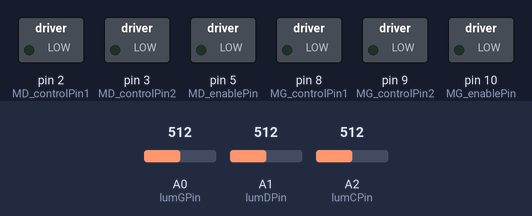
Bench run of a sketch on a simulated Arduino Uno, built with avr-gcc and run on an emulated ATmega328P. Parts: switched loads named in the sketch (green lamp = pin HIGH). Inputs (shaded band) come from the test bench; at power-on: A1 (lumDPin) = 512, A2 (lumCPin) = 512, A0 (lumGPin) = 512.

Above: at 5.2 s.
5.3 s: A1 (lumDPin) set to 493
At 6.5 s:
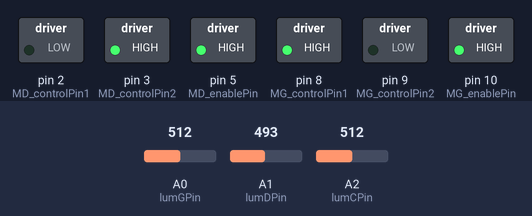
6.8 s: A2 (lumCPin) set to 496
At 7.6 s:
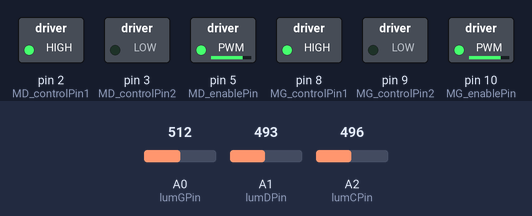
8.3 s: A2 (lumCPin) set to 716
At 8.7 s:
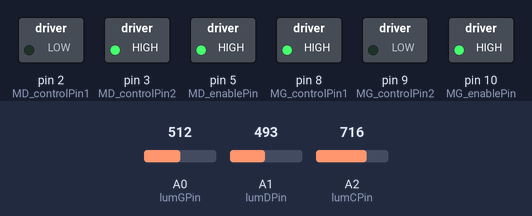
9.8 s: A0 (lumGPin) set to 498
At 11.0 s:
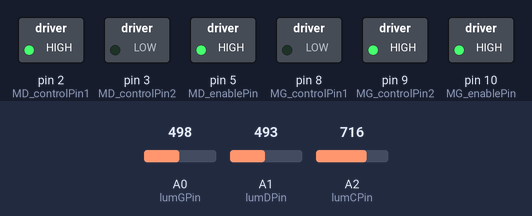
11.3 s: A0 (lumGPin) set to 716
At 12.2 s:
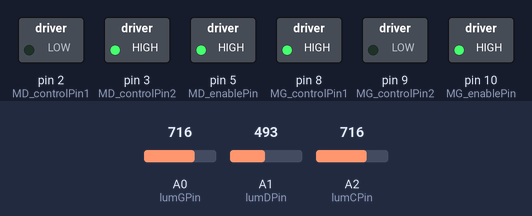
Timing chart, 0 to 13.8 s (numbered marks = the images above; inputs shaded):
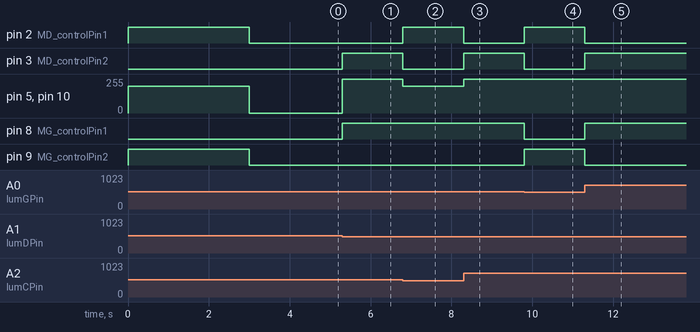

The sketch:

test_controle_moteur.ino
```cpp
// Broches Moteur Droit (MD) et Gauche (MG)
const int MD_controlPin1 = 2; const int MD_controlPin2 = 3; const int MD_enablePin = 5;
const int MG_controlPin1 = 8; const int MG_controlPin2 = 9; const int MG_enablePin = 10;

// Broches Capteurs (LDR)
const int lumGPin = A0; const int lumDPin = A1; const int lumCPin = A2;

int lumG; int lumD; int lumC;
int lumMin = 1023; int lumMax = 0; int seuilDetection = 0;

void setup() {
  pinMode(MD_controlPin1, OUTPUT); pinMode(MD_controlPin2, OUTPUT); pinMode(MD_enablePin, OUTPUT);
  pinMode(MG_controlPin1, OUTPUT); pinMode(MG_controlPin2, OUTPUT); pinMode(MG_enablePin, OUTPUT);
  Serial.begin(9600);

  // Début de la rotation sur place (MG recule, MD avance)
  digitalWrite(MG_controlPin1, LOW); digitalWrite(MG_controlPin2, HIGH);
  digitalWrite(MD_controlPin1, HIGH); digitalWrite(MD_controlPin2, LOW);
  analogWrite(MG_enablePin, 200); analogWrite(MD_enablePin, 200);

  unsigned long startTime = millis();
  // Échantillonnage pendant 3000 ms
  while (millis() - startTime < 3000) {
    lumG = analogRead(lumGPin); lumD = analogRead(lumDPin); lumC = analogRead(lumCPin);

    int maxActuel = max(lumG, max(lumD, lumC));
    int minActuel = min(lumG, min(lumD, lumC));

    if (maxActuel > lumMax) lumMax = maxActuel;
    if (minActuel < lumMin) lumMin = minActuel;
  }
  seuilDetection = (lumMax + lumMin) / 2;

  // Réalignement : baisse de la vitesse de rotation pour minimiser l'inertie
  analogWrite(MG_enablePin, 120); analogWrite(MD_enablePin, 120);

  // Boucle d'attente jusqu'à détection de la ligne par le capteur central
  while (analogRead(lumCPin) > seuilDetection) {
    // Le robot continue de tourner lentement
  }

  // Arrêt (freinage inactif, les moteurs sont en roue libre)
  digitalWrite(MG_controlPin1, LOW); digitalWrite(MG_controlPin2, LOW);
  digitalWrite(MD_controlPin1, LOW); digitalWrite(MD_controlPin2, LOW);
  analogWrite(MG_enablePin, 0); analogWrite(MD_enablePin, 0);
  delay(1000); // Pause avant de démarrer la boucle principale
}

void loop() {
  lumG = analogRead(lumGPin); lumD = analogRead(lumDPin); lumC = analogRead(lumCPin);

  if (lumC < seuilDetection) {
    digitalWrite(MD_controlPin1, HIGH); digitalWrite(MD_controlPin2, LOW);
    digitalWrite(MG_controlPin1, HIGH); digitalWrite(MG_controlPin2, LOW);
    analogWrite(MD_enablePin, 200); analogWrite(MG_enablePin, 200);
  } else if (lumG < seuilDetection) {
    digitalWrite(MD_controlPin1, HIGH); digitalWrite(MD_controlPin2, LOW);
    digitalWrite(MG_controlPin1, LOW); digitalWrite(MG_controlPin2, HIGH);
    analogWrite(MD_enablePin, 255); analogWrite(MG_enablePin, 255);
  } else if (lumD < seuilDetection) {
    digitalWrite(MD_controlPin1, LOW); digitalWrite(MD_controlPin2, HIGH);
    digitalWrite(MG_controlPin1, HIGH); digitalWrite(MG_controlPin2, LOW);
    analogWrite(MD_enablePin, 255); analogWrite(MG_enablePin, 255);
  } else {
    digitalWrite(MD_controlPin1, LOW); digitalWrite(MD_controlPin2, LOW);
    digitalWrite(MG_controlPin1, LOW); digitalWrite(MG_controlPin2, LOW);
    analogWrite(MD_enablePin, 0); analogWrite(MG_enablePin, 0);
  }
}
```

Measured:
- the behaviour switches between 512 and 511 on A1 (lumDPin) (found by bisection; images 0 and 1)
- the behaviour switches between 512 and 511 on A2 (lumCPin) (found by bisection; images 1 and 2)
- the behaviour switches between 512 and 511 on A0 (lumGPin) (found by bisection; images 3 and 4)
- after the input at 5.3 s, pin 3 (MD_controlPin2), pin 8 (MG_controlPin1): LOW → HIGH at once; pin 5 (MD_enablePin), pin 10 (MG_enablePin): 0/255 → 255/255 at once
- after the input at 6.8 s, pin 2 (MD_controlPin1): LOW → HIGH at once; pin 3 (MD_controlPin2): HIGH → LOW at once; pin 5 (MD_enablePin), pin 10 (MG_enablePin): 255/255 → 200/255 at once
- after the input at 8.3 s, pin 2 (MD_controlPin1): HIGH → LOW at once; pin 3 (MD_controlPin2): LOW → HIGH at once; pin 5 (MD_enablePin), pin 10 (MG_enablePin): 200/255 → 255/255 at once
- after the input at 9.8 s, pin 2 (MD_controlPin1), pin 9 (MG_controlPin2): LOW → HIGH at once; pin 3 (MD_controlPin2), pin 8 (MG_controlPin1): HIGH → LOW at once
- after the input at 11.3 s, pin 2 (MD_controlPin1), pin 9 (MG_controlPin2): HIGH → LOW at once; pin 3 (MD_controlPin2), pin 8 (MG_controlPin1): LOW → HIGH at once
